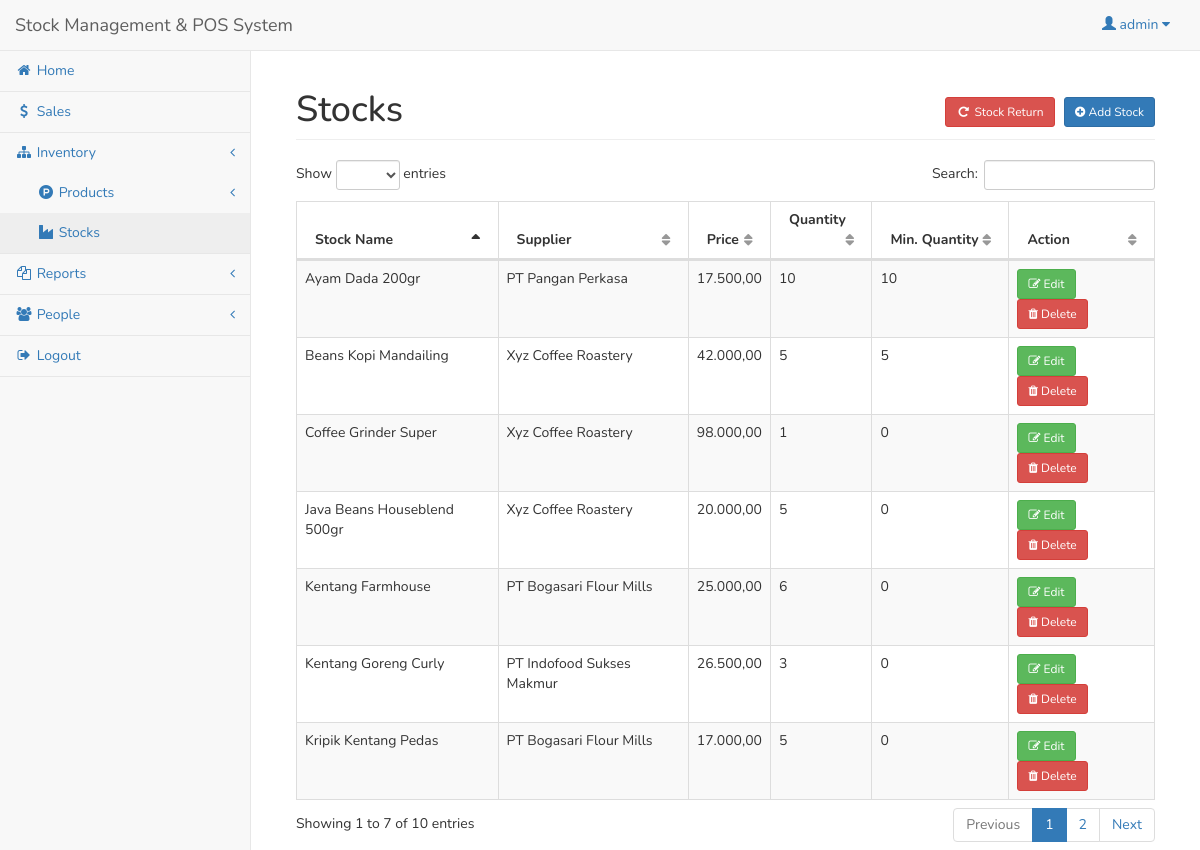
The app's page /admin/stock.php (signed in), older data.
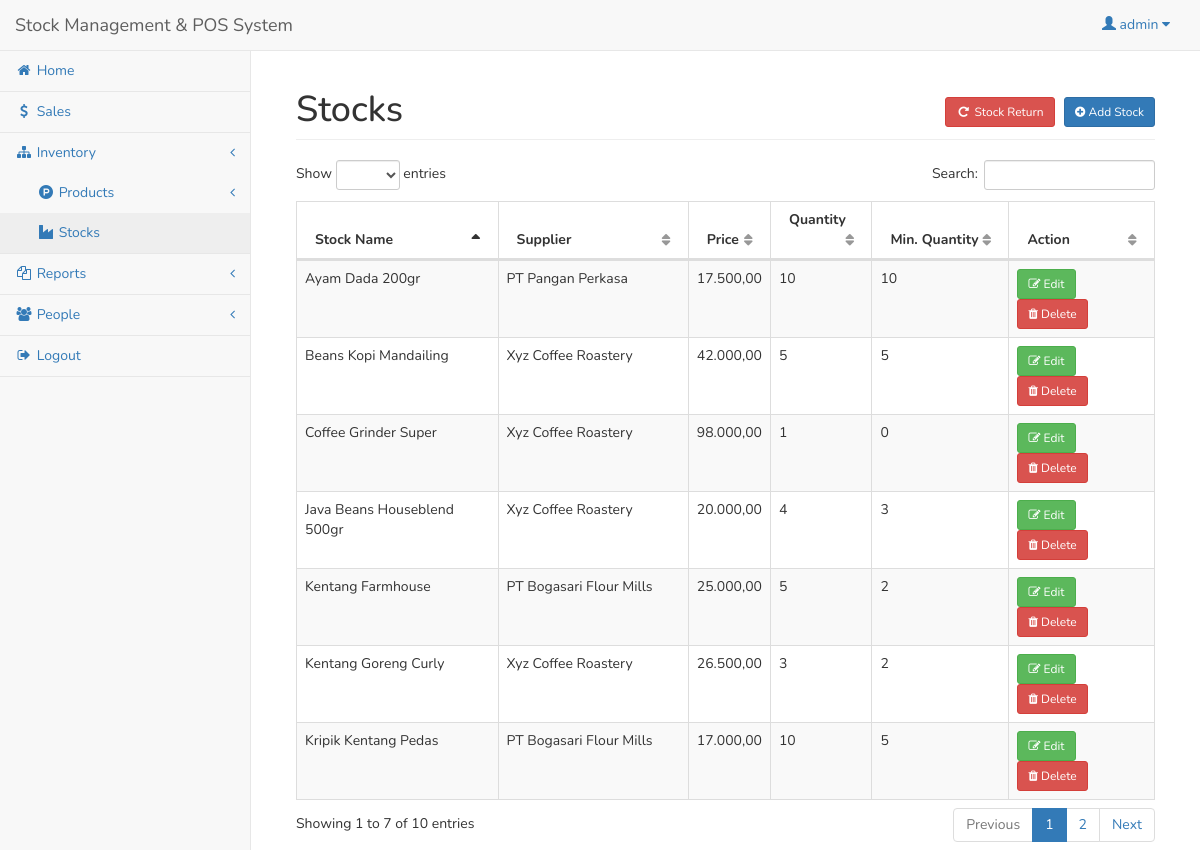
The same page, newer data.
### tables this page shows
CREATE TABLE `stock` (
  `stockid` int(11) NOT NULL,
  `stock_name` varchar(150) NOT NULL,
  `stock_price` double NOT NULL,
  `stock_qty` int(11) NOT NULL,
  `min_qty` int(11) NOT NULL,
  `supplierid` int(11) NOT NULL
);

CREATE TABLE `supplier` (
  `userid` int(11) NOT NULL,
  `company_name` varchar(50) NOT NULL,
  `company_address` varchar(150) NOT NULL,
  `contact` varchar(50) NOT NULL
);

### admin/stock.php (shortened to what this page needs)
<?php include('session.php'); ?>
<?php include('header.php'); ?>
<body>
<div id="wrapper">
<?php include('navbar.php'); ?>
<div style="height:50px;"></div>
<div id="page-wrapper">
<div class="container-fluid">
	<div class="row">
        <div class="col-lg-12">
            <h1 class="page-header">Stocks
				<span class="pull-right">
					<a href="stock_return.php" class="btn btn-danger btn-sm"><i class="fa fa-repeat fa-fw"></i> Stock Return </a>
					<button class="btn btn-primary btn-sm" data-toggle="modal" data-target="#addstock"><i class="fa fa-plus-circle"></i> Add Stock </button>
				</span>
			</h1>
        </div>
    </div>
    <div class="row">
        <div class="col-lg-12">
            <table width="100%" class="table table-striped table-bordered table-hover" id="prodTable">
                <thead>
                    <tr>
                        <th>Stock Name</th>
						<th>Supplier</th>
                        <th>Price</th>
						<th>Quantity</th>
						<th>Min. Quantity</th>
						<th>Action</th>
                    </tr>
                </thead>
                <tbody>
				<?php
					$sq=mysqli_query($conn,"select * from stock left join supplier on supplier.userid=stock.supplierid");
					while($sqrow=mysqli_fetch_array($sq)){
						$sid=$sqrow['stockid'];
					?>
						<tr>
							<td><?php echo $sqrow['stock_name']; ?></td>
							<td><?php echo $sqrow['company_name']; ?></td>
							<td><?php echo number_format( $sqrow['stock_price'],2,",","."); ?></td>
							<td><?php echo $sqrow['stock_qty']; ?></td>
							<td style="width: 120px;"><?php echo $sqrow['min_qty']; ?></td>
							<td>
								<button class="btn btn-success btn-sm" data-toggle="modal" data-target="#editstock_<?php echo $sid; ?>"><i class="fa fa-edit"></i> Edit</button>
								<button class="btn btn-danger btn-sm" data-toggle="modal" data-target="#delstock_<?php echo $sid; ?>"><i class="fa fa-trash"></i> Delete</button>
							</td>
						</tr>
					<?php
					}
				?>
                </tbody>
            </table>
        </div>
    </div>
</div>
</div>
</div>
</body>
</html>

Row changes from the older to the newer data that the page shows:
changed stock "Kentang Goreng Curly": supplierid.company_name "PT Indofood Sukses Makmur" → "Xyz Coffee Roastery"; min_qty "0" → "2"
changed stock "Kripik Kentang Pedas": stock_qty "5" → "10"; min_qty "0" → "5"
changed stock "Kentang Farmhouse": stock_qty "6" → "5"; min_qty "0" → "2"
changed stock "Java Beans Houseblend 500gr": stock_qty "5" → "4"; min_qty "0" → "3"
